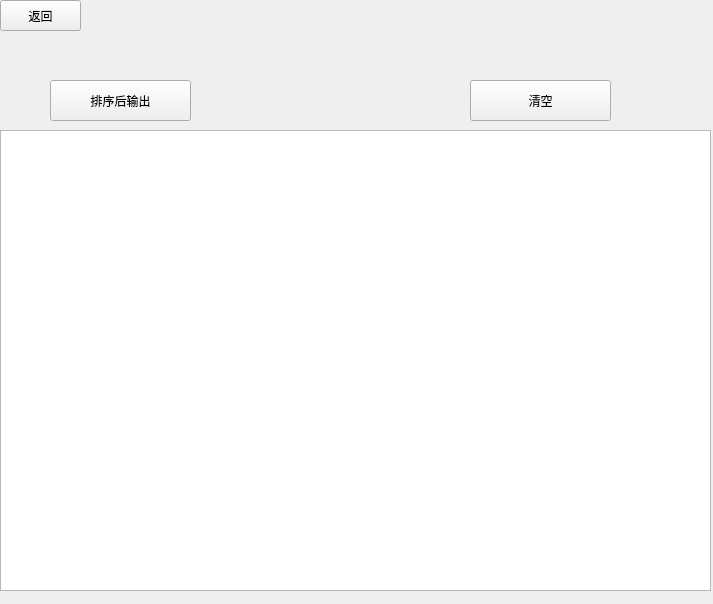
<?xml version="1.0" encoding="UTF-8"?>
<ui version="4.0">
 <class>Birthsort</class>
 <widget class="QWidget" name="Birthsort">
  <property name="geometry">
   <rect>
    <x>0</x>
    <y>0</y>
    <width>713</width>
    <height>604</height>
   </rect>
  </property>
  <property name="windowTitle">
   <string>生日排序</string>
  </property>
  <widget class="QTextEdit" name="textEdit">
   <property name="geometry">
    <rect>
     <x>0</x>
     <y>130</y>
     <width>711</width>
     <height>461</height>
    </rect>
   </property>
   <property name="styleSheet">
    <string notr="true">font: 12pt &quot;微软雅黑&quot;;</string>
   </property>
  </widget>
  <widget class="QPushButton" name="back">
   <property name="geometry">
    <rect>
     <x>0</x>
     <y>0</y>
     <width>81</width>
     <height>31</height>
    </rect>
   </property>
   <property name="text">
    <string>返回</string>
   </property>
  </widget>
  <widget class="QPushButton" name="output">
   <property name="geometry">
    <rect>
     <x>50</x>
     <y>80</y>
     <width>141</width>
     <height>41</height>
    </rect>
   </property>
   <property name="styleSheet">
    <string notr="true">font: 9pt &quot;新宋体&quot;;</string>
   </property>
   <property name="text">
    <string>排序后输出</string>
   </property>
  </widget>
  <widget class="QPushButton" name="clear">
   <property name="geometry">
    <rect>
     <x>470</x>
     <y>80</y>
     <width>141</width>
     <height>41</height>
    </rect>
   </property>
   <property name="text">
    <string>清空</string>
   </property>
  </widget>
 </widget>
 <resources/>
 <connections/>
</ui>
